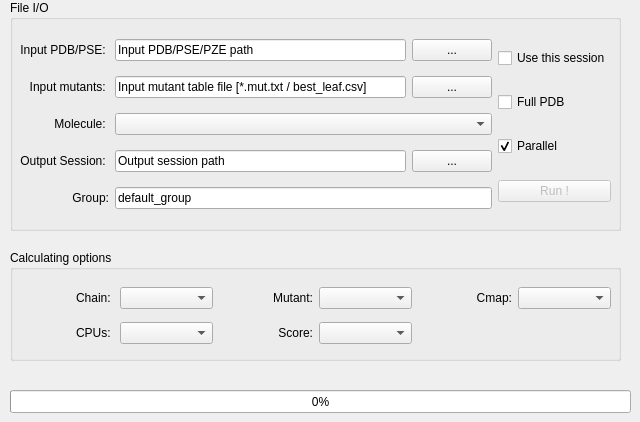
    <widget class="QWidget" name="tab_visualize_mutants">
     <attribute name="title">
      <string>Visualize</string>
     </attribute>
     <widget class="QGroupBox" name="groupBox_20">
      <property name="geometry">
       <rect>
        <x>10</x>
        <y>0</y>
        <width>611</width>
        <height>231</height>
       </rect>
      </property>
      <property name="title">
       <string>File I/O</string>
      </property>
      <widget class="QWidget" name="horizontalLayoutWidget_7">
       <property name="geometry">
        <rect>
         <x>10</x>
         <y>30</y>
         <width>591</width>
         <height>191</height>
        </rect>
       </property>
       <layout class="QHBoxLayout" name="horizontalLayout_12">
        <item>
         <layout class="QGridLayout" name="gridLayout_16">
          <item row="1" column="0">
           <widget class="QLabel" name="label_43">
            <property name="text">
             <string>Input mutants: </string>
            </property>
            <property name="alignment">
             <set>Qt::AlignRight|Qt::AlignTrailing|Qt::AlignVCenter</set>
            </property>
           </widget>
          </item>
          <item row="0" column="0">
           <widget class="QLabel" name="label_37">
            <property name="text">
             <string>Input PDB/PSE: </string>
            </property>
            <property name="alignment">
             <set>Qt::AlignRight|Qt::AlignTrailing|Qt::AlignVCenter</set>
            </property>
           </widget>
          </item>
          <item row="2" column="1">
           <widget class="QComboBox" name="comboBox_molecule_2"/>
          </item>
          <item row="3" column="0">
           <widget class="QLabel" name="label_42">
            <property name="text">
             <string>Output Session: </string>
            </property>
            <property name="alignment">
             <set>Qt::AlignRight|Qt::AlignTrailing|Qt::AlignVCenter</set>
            </property>
           </widget>
          </item>
          <item row="1" column="1">
           <layout class="QHBoxLayout" name="horizontalLayout_24">
            <item>
             <widget class="QLineEdit" name="lineEdit_input_mut_table_csv">
              <property name="text">
               <string>Input mutant table file [*.mut.txt / best_leaf.csv]</string>
              </property>
             </widget>
            </item>
            <item>
             <widget class="QPushButton" name="pushButton_open_mut_table_csv">
              <property name="text">
               <string>...</string>
              </property>
             </widget>
            </item>
           </layout>
          </item>
          <item row="2" column="0">
           <widget class="QLabel" name="label_44">
            <property name="text">
             <string>Molecule: </string>
            </property>
            <property name="alignment">
             <set>Qt::AlignRight|Qt::AlignTrailing|Qt::AlignVCenter</set>
            </property>
           </widget>
          </item>
          <item row="0" column="1">
           <layout class="QHBoxLayout" name="horizontalLayout_23">
            <item>
             <widget class="QLineEdit" name="lineEdit_input_pse_4">
              <property name="text">
               <string>Input PDB/PSE/PZE path</string>
              </property>
             </widget>
            </item>
            <item>
             <widget class="QPushButton" name="pushButton_open_input_pse_4">
              <property name="text">
               <string>...</string>
              </property>
             </widget>
            </item>
           </layout>
          </item>
          <item row="3" column="1">
           <layout class="QHBoxLayout" name="horizontalLayout_25">
            <item>
             <widget class="QLineEdit" name="lineEdit_output_pse_2">
              <property name="text">
               <string>Output session path</string>
              </property>
             </widget>
            </item>
            <item>
             <widget class="QPushButton" name="pushButton_open_output_pse_3">
              <property name="text">
               <string>...</string>
              </property>
             </widget>
            </item>
           </layout>
          </item>
          <item row="4" column="0">
           <widget class="QLabel" name="label_53">
            <property name="text">
             <string>Group:</string>
            </property>
            <property name="alignment">
             <set>Qt::AlignRight|Qt::AlignTrailing|Qt::AlignVCenter</set>
            </property>
           </widget>
          </item>
          <item row="4" column="1">
           <widget class="QLineEdit" name="lineEdit_group_name">
            <property name="text">
             <string>default_group</string>
            </property>
           </widget>
          </item>
         </layout>
        </item>
        <item>
         <layout class="QVBoxLayout" name="verticalLayout_10">
          <item>
           <widget class="QCheckBox" name="checkBox_use_this_session_3">
            <property name="text">
             <string>Use this session</string>
            </property>
           </widget>
          </item>
          <item>
           <widget class="QCheckBox" name="checkBox_create_full_pdb">
            <property name="text">
             <string>Full PDB</string>
            </property>
           </widget>
          </item>
          <item>
           <widget class="QCheckBox" name="checkBox_parallel_2">
            <property name="text">
             <string>Parallel</string>
            </property>
            <property name="checked">
             <bool>true</bool>
            </property>
           </widget>
          </item>
          <item>
           <widget class="QPushButton" name="pushButton_run_visualizing">
            <property name="enabled">
             <bool>false</bool>
            </property>
            <property name="text">
             <string>Run !</string>
            </property>
           </widget>
          </item>
         </layout>
        </item>
       </layout>
      </widget>
     </widget>
     <widget class="QGroupBox" name="groupBox_21">
      <property name="geometry">
       <rect>
        <x>10</x>
        <y>250</y>
        <width>611</width>
        <height>111</height>
       </rect>
      </property>
      <property name="title">
       <string>Calculating options</string>
      </property>
      <widget class="QWidget" name="gridLayoutWidget_2">
       <property name="geometry">
        <rect>
         <x>10</x>
         <y>30</y>
         <width>591</width>
         <height>71</height>
        </rect>
       </property>
       <layout class="QGridLayout" name="gridLayout_2">
        <item row="1" column="0">
         <widget class="QLabel" name="label_45">
          <property name="text">
           <string>CPUs: </string>
          </property>
          <property name="alignment">
           <set>Qt::AlignRight|Qt::AlignTrailing|Qt::AlignVCenter</set>
          </property>
         </widget>
        </item>
        <item row="0" column="4">
         <widget class="QLabel" name="label_52">
          <property name="text">
           <string>Cmap:</string>
          </property>
          <property name="alignment">
           <set>Qt::AlignRight|Qt::AlignTrailing|Qt::AlignVCenter</set>
          </property>
         </widget>
        </item>
        <item row="0" column="1">
         <widget class="QComboBox" name="comboBox_chainid_4"/>
        </item>
        <item row="1" column="1">
         <widget class="QComboBox" name="comboBox_nproc_4"/>
        </item>
        <item row="0" column="3">
         <widget class="QComboBox" name="comboBox_best_leaf"/>
        </item>
        <item row="0" column="5">
         <widget class="QComboBox" name="comboBox_cmap"/>
        </item>
        <item row="0" column="0">
         <widget class="QLabel" name="label_46">
          <property name="text">
           <string>Chain: </string>
          </property>
          <property name="alignment">
           <set>Qt::AlignRight|Qt::AlignTrailing|Qt::AlignVCenter</set>
          </property>
         </widget>
        </item>
        <item row="0" column="2">
         <widget class="QLabel" name="label_47">
          <property name="text">
           <string>Mutant:</string>
          </property>
          <property name="alignment">
           <set>Qt::AlignRight|Qt::AlignTrailing|Qt::AlignVCenter</set>
          </property>
         </widget>
        </item>
        <item row="1" column="3">
         <widget class="QComboBox" name="comboBox_totalscore"/>
        </item>
        <item row="1" column="2">
         <widget class="QLabel" name="label_48">
          <property name="text">
           <string>Score:</string>
          </property>
          <property name="alignment">
           <set>Qt::AlignRight|Qt::AlignTrailing|Qt::AlignVCenter</set>
          </property>
         </widget>
        </item>
       </layout>
      </widget>
     </widget>
     <widget class="QProgressBar" name="progressBar_visualize_mutants">
      <property name="geometry">
       <rect>
        <x>10</x>
        <y>390</y>
        <width>621</width>
        <height>23</height>
       </rect>
      </property>
      <property name="value">
       <number>0</number>
      </property>
     </widget>
    </widget>
